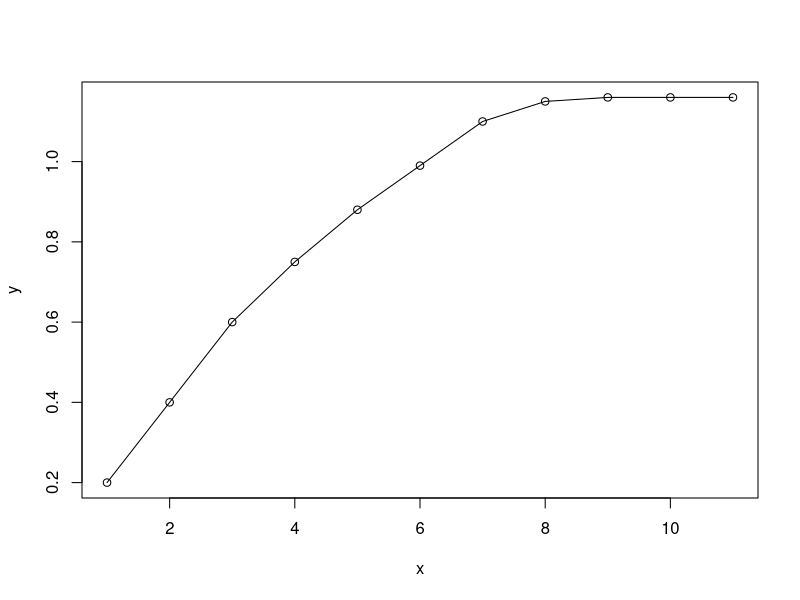

The R script that drew this image: (Note: this script raises an error after producing the figure.)
library(stats)
require(rms)

x <- 1:11
y <- c(0.2,0.40, 0.6, 0.75, 0.88, 0.99, 1.1, 1.15, 1.16, 1.16, 1.16 )
plot(x, y)
spline <- smooth.spline(x,y)
lines(spline)

require(rms)
x <- 1:11
y <- c(0.2,0.40, 0.6, 0.75, 0.88, 0.99, 1.1, 1.15, 1.16, 1.16, 1.16 )
dd <- datadist(x); options(datadist='dd')

f <- ols(y ~ rcs(x, c(3, 5, 7, 9)))

anova(f)

ggplot(Predict(f)) + geom_point(aes(x=x, y=y), data=data.frame(x,y))
Function(f)   ## if have latex installed can also use latex(f)
